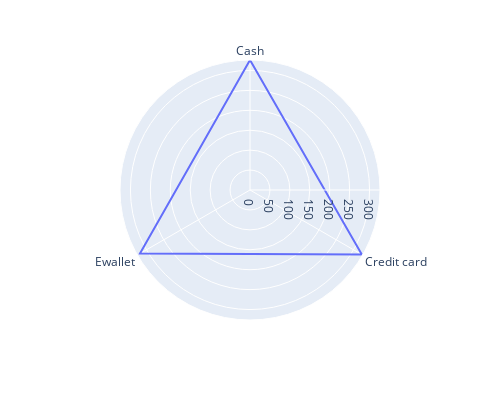

Notebook code for this chart:
### Code cell
import plotly.express as px
import plotly.graph_objects as go

fig = go.Figure()
fig = px.line_polar(sales_per_transaction, r=sales_per_transaction['VPT'], 
                    theta=sales_per_transaction['Payment'], 
                    line_close=True, 
                    width = 500, height = 400)
fig.show()

### Figure 1 — Plotly figure (JSON) as saved in the notebook; plotly's stock layout.template omitted (floating-point values rounded to 4 significant figures)
{"data": [{"hovertemplate": "VPT=%{r}<br>Payment=%{theta}<extra></extra>", "legendgroup": "", "line": {"color": "#636efa", "dash": "solid"}, "marker": {"symbol": "circle"}, "mode": "lines", "name": "", "r": [326.2, 324.0, 318.8, 326.2], "showlegend": false, "subplot": "polar", "theta": ["Cash", "Credit card", "Ewallet", "Cash"], "type": "scatterpolar"}], "layout": {"height": 400, "legend": {"tracegroupgap": 0}, "margin": {"t": 60}, "polar": {"angularaxis": {"direction": "clockwise", "rotation": 90}, "domain": {"x": [0, 1], "y": [0, 1]}}, "width": 500}}
